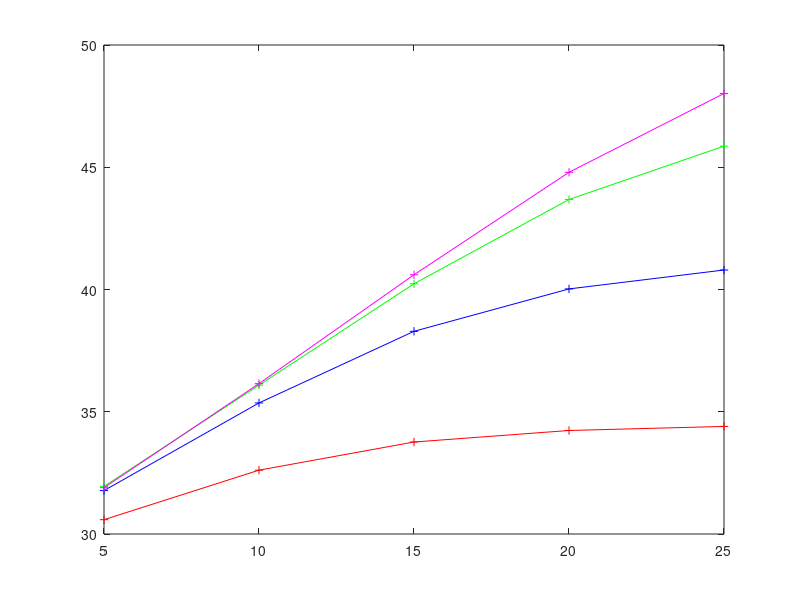

This chart was generated by the following MATLAB code:
%% 
% snr=5:5:25;
% softcast=[27.9266   32.3472   37.0868   41.9179   46.7252];
% cactus  =[30.2280   34.1944   38.2966   42.6256   47.0714];
% layeredHybrid_softcast=[31.3518   35.6207   40.1612   44.3961   47.7555];
% layeredHybrid_cactus=[33.5278   37.3646   41.2302   44.9440   47.9527];
% figure(1);plot(snr,softcast,'-^r',snr,cactus,'-+k',snr,layeredHybrid_softcast,'-*m',snr,layeredHybrid_cactus,'-sb');xlabel('snr');ylabel('psnr');
% papr_softcast=58.7001;papr_cactus=20.8507;
% legend('softcast','cactus','layeredHybrid_softcast','layeredHybrid_cactus');
% 
% softcastssim=[0.7539    0.8729    0.9462    0.9803    0.9930];
% cactusssim=[0.8800    0.9379    0.9697    0.9863    0.9942];
% layeredHybrid_softcastssim=[0.8225    0.9131    0.9646    0.9864    0.9940];
% layeredHybrid_cactusssim=[0.9191    0.9584    0.9793    0.9899    0.9947];
% figure(2);plot(snr,softcastssim,'-^r',snr,cactusssim,'-+k',snr,layeredHybrid_softcastssim,'-*m',snr,layeredHybrid_cactusssim,'-sb');
% legend('softcast','cactus','layeredHybrid_softcast','layeredHybrid_cactus');
test100=[30.5856   32.6112   33.7621   34.2341   34.4001];
test200=[31.7756   35.3603   38.2899   40.0240   40.7972];
test300=[31.9483   36.0876   40.2342   43.6819   45.8630];
test400=[31.8923   36.1502   40.6030   44.7938   48.0159];

plot(5:5:25,test100,'-r+',5:5:25,test200,'-b+',5:5:25,test300,'-g+',5:5:25,test400,'-m+')